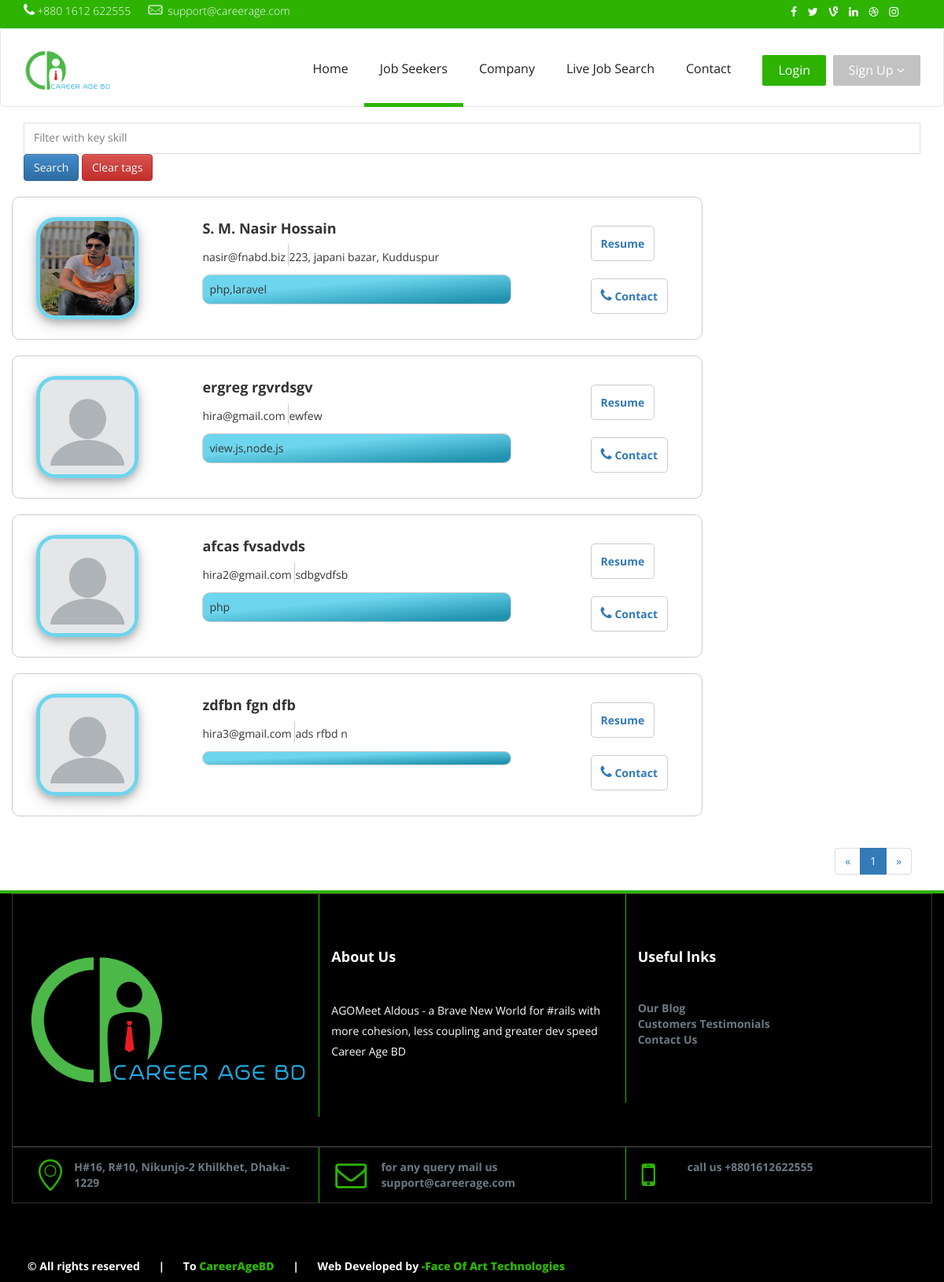
Screenshot of /index.php/welcome/jobseeker with the database file from the repository.
### tables this page shows
CREATE TABLE IF NOT EXISTS `user` (
  `id` int(25) NOT NULL,
  `f_name` varchar(255) NOT NULL,
  `l_name` varchar(255) NOT NULL,
  `email` varchar(255) NOT NULL,
  `mobile` int(25) NOT NULL,
  `father` varchar(255) NOT NULL,
  `mother` varchar(300) NOT NULL,
  `date_of_birth` varchar(255) NOT NULL,
  `gender` varchar(255) NOT NULL,
  `pre_address` varchar(255) NOT NULL,
  `per_address` varchar(255) NOT NULL,
  `objective` text NOT NULL,
  `skill` varchar(255) NOT NULL,
  `interest` varchar(255) NOT NULL,
  `photo` varchar(255) NOT NULL,
  `cv` varchar(255) NOT NULL,
  `level` varchar(11) NOT NULL,
  `password` varchar(200) NOT NULL,
  `code` varchar(255) NOT NULL,
  `active` varchar(255) NOT NULL
);

### application/controllers/Welcome.php (called while the page is built, shortened)
<?php
class Welcome extends CI_Controller {
  	public function __construct()
    {
		$this->load->model('Model_saveuser');
		$this->load->model('Model_employee');
		$this->load->model('Model_welcome');
		$this->load->library('pagination');
	}
	public function jobseeker()
	{
        $query = $this->input->post("tags");
        if (isset($query) && !empty($query)) {
        	$search6 = str_replace(",", "|", $query);
 			$search5 = str_replace('"', '', $search6);
 			$search4 = str_replace('[', '', $search5);
 			$search3 = str_replace(']', '', $search4);
 			$search2 = str_replace('{', '', $search3);
 			$search1 = str_replace('}', '', $search2);
 			$search =  str_replace('value:', '', $search1);
 			$data['seeker'] = $this->db->query("SELECT * FROM user WHERE skill REGEXP '".$search."'")->result();
        } else {
        	$data['seeker']= $this->db->query("SELECT * FROM user")->result();
        }
        $this->load->view('jobseeker',$data);
    }
}

### index.php (called while the page is built, shortened)
<?php
require_once BASEPATH.'core/CodeIgniter.php';

### application/views/jobseeker.php (the view, shortened to what this page needs)
<!DOCTYPE html>
 <html class="no-js">
<head>
  <?php include ('head.php'); ?>
  <link rel="stylesheet" href="https://cdn.jsdelivr.net/gh/lykmapipo/themify-icons@0.1.2/css/themify-icons.css">
  <link rel="stylesheet" href="<?= base_url(); ?>asset/tagify/tagify.css">
</head>
<body>
<?php $page= 'job_sk'; include ('header.php'); ?>
<div class="container">
  <br>
  <form method="post" action="<?php echo base_url();?>Welcome/jobseeker">
      <section id='section-basic'>
          <aside>
              <button type="submit" class="btn btn-primary">Search</button>
              <button class='tags--removeAllBtn btn btn-danger' id="reset" type='button'>Clear tags</button>
          </aside>
      </section>
  </form>
  <br>
  <?php if($seeker && !empty($seeker)):
        foreach($seeker as $row):?>
          <div class="row">
            <div style="border:1px solid #ccc; border-radius: 10px;" class="main-div card col-sm-9">
              <div class="card-body">
                <div class="col-sm-4 ">
                  <img style="border:5px solid #6dd5ed; border-radius:25px; margin-bottom: 25px;margin-top: 25px;box-shadow: 0 4px 8px 0 rgba(0, 0, 0, 0.2), 0 6px 20px 0 rgba(0, 0, 0, 0.19);" height="130" width="130" src="<?= base_url();?>asset/img/<?php echo $row->photo?>">
                </div>
                <div style="margin-bottom: 20px;margin-top: 20px;" class="col-sm-6 col-sm-pull-1">
                  <h4><b><?php echo $row->f_name.' '.$row->l_name?></h4></b>
                  <i style="font-size: 20px;color:#6dd5ed" class="ti-email" aria-hidden="true"></i> <?php echo $row->email?>
                  <i style="font-size: 20px; border-left: 1px solid #ccc;color:#6dd5ed" class="ti-location-pin" aria-hidden="true"></i><?php echo $row->pre_address?><br>
                  <div style="border-radius:10px;margin-top: 10px; padding:8px; border: 1px solid #ccc;background:linear-gradient(to top left, #2193b0 11%, #6dd5ed 63%);"><?php echo $row->skill?></div>
                </div>
                <div style="margin-bottom: 20px;" class="col-sm-2">
                  <div class="info" style="margin-top: 45px;"><a target="_black" href="<?php echo base_url(); ?>Welcome/jobseeker_details/<?php echo $row->id;?>" style="text-decoration:none; border:1px solid #ccc;padding: 12px;border-radius: 5px"><b><i class="ti-file" style="font-size: 18px"></i> Resume</b></a></div>
                  <?php $emp_id=$this->session->userdata("emp_id");?>
                  <?php if($this->session->userdata("emp_id")) {?>
                  <?php $data['contact']=$this->db->query("SELECT user_id,emp_id FROM notification WHERE user_id=$row->id AND emp_id=$emp_id")->row();
                  if(!isset($data['contact'])):?>
                  <div class="info" style="margin-top: 45px;"><a id="hide<?php echo $row->id?>" onclick="contact(<?php echo $row->id?>,<?php echo $emp_id;?>)"  style="text-decoration:none; border:1px solid #ccc;padding: 12px;border-radius: 5px"><b><i class="fa fa-phone" style="font-size: 18px"></i> Contact</b></a></div>
                  <?php endif;?>
                <?php } else {?>
                  <div class="info" style="margin-top: 45px;"><a onclick="warning()" style="text-decoration:none; border:1px solid #ccc;padding: 12px;border-radius: 5px"><b><i class="fa fa-phone" style="font-size: 18px"></i> Contact</b></a></div>
                <?php }?>
                </div>
              </div>
            </div>
        </div>
          <br>
  <?php endforeach;
          endif;?>
    <nav class="pull-right" aria-label=...>
      <ul class=pagination>
        <li class="page-item" id="previous-page"><a  href="javascript:void(0)" aria-label=Previous><span aria-hidden=true>&laquo;</span></a></li>&nbsp;
      </ul>
    </nav>
</div>
<?php include ('footer.php'); ?>
</body>
</html>

### asset/style.css (style rules this page uses)
body { font-family: 'Open Sans', sans-serif; }

### application/views/jobseeker.php (style rules this page uses)
.info > a { transition: all 1s; }

### rows the page displays
user: photo (picture), f_name "S. M. Nasir", l_name "Hossain", email "nasir@fnabd.biz", pre_address "223, japani bazar, Kudduspur", skill "php,laravel"
user: photo (picture), f_name "ergreg", l_name "rgvrdsgv", email "hira@gmail.com", pre_address "ewfew", skill "view.js,node.js"
user: photo (picture), f_name "afcas", l_name "fvsadvds", email "hira2@gmail.com", pre_address "sdbgvdfsb", skill "php"
user: photo (picture), f_name "zdfbn fgn", l_name "dfb", email "hira3@gmail.com", pre_address "ads rfbd n"
